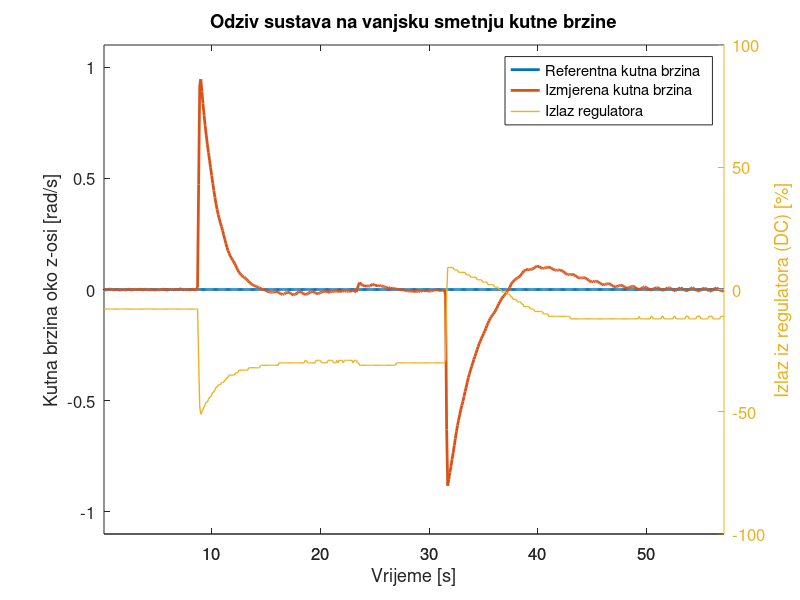

Source code (MATLAB):
clear all;
close all;

% load and prepare ang vel meas
meas = csvread('measurements/ang_vel_regulation_disturb.csv');

meas = meas(1030:1600,:,:);

wz_ref = meas(:,1);
wz_ref = wz_ref ./ 1000.0; % to rad/s

wz = meas(:,2);
wz = wz ./ 1000.0; % to rad/s

cntrl = meas(:,3);

% create time vector
t = 1:length(wz_ref);
t = t ./ 10.0; % convert to seconds
t = t';

w = [wz_ref, wz];

% plot
font_size_title = 15;
font_size = 12;

hf = figure();
[hax, h1, h2] = plotyy(t, w, t, cntrl);
xlabel("Vrijeme [s]");
ylabel(hax(1), "Kutna brzina oko z-osi [rad/s]");
ylabel(hax(2), "Izlaz iz regulatora (DC) [%]");
title("Odziv sustava na vanjsku smetnju kutne brzine", "fontsize", font_size_title);
set(hax(1), "fontsize", font_size)
set(hax(2), "fontsize", font_size)
set(h1, "linewidth", 2)
set(h2, "linewidth", 1)
ylim(hax(1), [-1.1 1.1])
ylim(hax(2), [-100 100])
legend('Referentna kutna brzina', 'Izmjerena kutna brzina', 'Izlaz regulatora')

% printing to pdf
print(hf, "ang_vel_reg_dist.png", '-dpng');
